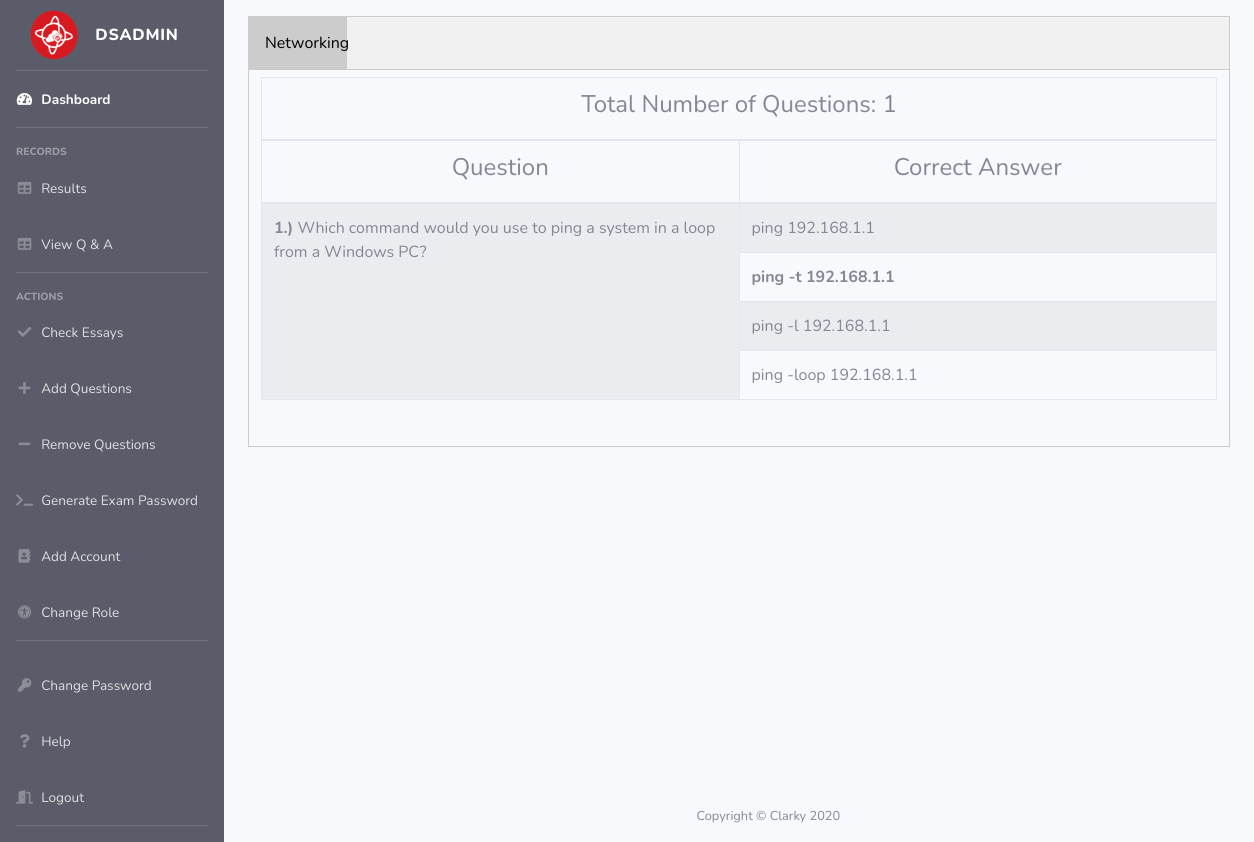
Page /showquestions.php (signed in) on the committed database.
### tables this page shows
CREATE TABLE `questions` (
  `q_id` int(100) NOT NULL AUTO_INCREMENT,
  `question` varchar(10000) NOT NULL,
  `ans` int(100) NOT NULL,
  `cat_id` int(11) NOT NULL,
  `fin` int(11) NOT NULL,
  PRIMARY KEY (`q_id`)
);

CREATE TABLE `answers` (
  `a_id` int(100) NOT NULL AUTO_INCREMENT,
  `ans` varchar(10000) NOT NULL,
  `ans_id` int(100) NOT NULL,
  PRIMARY KEY (`a_id`)
);

### showquestions.php (the view, shortened to what this page needs)
<?php
include('connect.php');
?>
<!DOCTYPE html>
<html>
<head>
	<link rel="stylesheet" href="https://maxcdn.bootstrapcdn.com/bootstrap/4.0.0/css/bootstrap.min.css">
  <link rel="stylesheet" type="text/css" href="style.css">
  <link href="vendor/fontawesome-free/css/all.min.css" rel="stylesheet" type="text/css">
  <link href="css/sb-admin-2.min.css" rel="stylesheet">
</head>
<body id="page-top" onload="document.getElementById('1q').click();">
 <?php include('landing-bar.php');?>
    <div id="content-wrapper" class="d-flex flex-column">
        <div class="container-fluid">
           <div class="tab">
            <?php
            $q1 = "select MIN(cat_id) As cat_id from questions GROUP BY cat_id";
              $query1 = mysqli_query($con, $q1);
      while($value1 = mysqli_fetch_array($query1)){
        if($value1['cat_id'] == 1){
            $name1 = "Networking";
        }
            ?>
  <button class="tablinks" onclick="openCity(event, <?php echo $value1['cat_id']; ?>)" id = "<?php echo $value1['cat_id']."q"; ?>"><?php echo $name1; ?></button>
  <?php
  }
  ?>
</div>
<?php
      $q2 = "select MIN(cat_id) As cid, COUNT(q_id) As lid from questions GROUP BY cat_id";
      $query2 = mysqli_query($con, $q2);
      while($value2 = mysqli_fetch_array($query2)){
?>
<div id="<?php echo $value2['cid']; ?>" class="tabcontent">
  <div class="row">
        <div class="input col-md-1 col-xs-2">
        </div>
    </div>
     <table class="table table-striped table-hover table-condensed table-bordered fixed" id="Tabla">
       <thead>
                <tr class="info">
                  <td colspan = "2"><h4 align = "center">Total Number of Questions: <?php echo $value2['lid']; ?></h4></td>
                </tr>
                <tr class="info">
                  <?php
                    if ($value2['cid'] == 9){
                      ?>
                      <td><h4 align = "center">Question</h4></td>
                      <?php
                    }
                    else{
                    ?>
                    <td><h4 align = "center">Question</h4></td>
                    <td><h4 align = "center">Correct Answer</h4></td>
                  <?php } ?>
                </tr>
                 </thead>
                <tbody id="TablaFamilias">
            <?php
            $val = $value2['cid'];
            $q3 = "select * from questions WHERE cat_id = $val";
                $query3 = mysqli_query($con, $q3);
                while($value3 = mysqli_fetch_array($query3)){
                  $qans = $value3['ans'];
                  $qq = $value3['q_id'];
                  ?>
                  <tr>
                      <?php
                      if ($value2['cid'] != 9){
                      ?>
                        <td rowspan = "4" class = "count">
                          <?php echo $value3['question'];?>
                        </td>
                  <?php
                }
                else{
                  ?>
                        <td class = "count">
                          <?php echo $value3['question'];?>
                        </td>
                  <?php
                }
                   $q4 = "select * from answers WHERE ans_id = $qq";
                    $query4 = mysqli_query($con, $q4);
                    while($value4 = mysqli_fetch_array($query4)){
                      if ($value2['cid'] != 9){
                  ?>
                        <td width = '50%'>
                            <?php
                            $q5 = "select * from answers WHERE a_id = $qans";
                            $query5 = mysqli_query($con, $q5);
                            if($value5 = mysqli_fetch_array($query5)){
                              if($value4['ans'] == $value5['ans']){
                                ?>
                                  <b><?php echo $value5['ans']; ?><b><br>
                                <?php
                            }
                              else{
                                ?>
                                  <?php echo $value4['ans']; ?><br>
                                <?php
                              }
                            ?>
                          </td>
                      </tr>
                  <?php
                    }
                  }
                }
              }
            ?>
     </tbody>
    </table>
    <br>
    </div>
<?php
}
?>
<?php include('footer.php'); ?>
</body>
</html>

### style.css (style rules this page uses)
.tab { overflow: hidden; border: 1px solid #ccc; background-color: #f1f1f1; }
.tab button { background-color: inherit; float: inherit; border: none; outline: none; cursor: pointer; padding: 14px 16px; transition: 0.3s; width:10%; }
.tab button.active { background-color: #ccc; }
.tabcontent { display: none; padding: 6px 12px; border: 1px solid #ccc; border-top: none; }
.tabcontent { animation: fadeEffect 1s; }

### showquestions.php (style rules this page uses)
.count::before { counter-increment: tdCounter; content: counter(tdCounter) '' ".)"; font-weight:bold; }
body { counter-reset: tdCounter; }

### rows in the picture
questions: question "Which command would you use to ping a system in a loop from a Windows PC?"
answers: ans "ping 192.168.1.1"
answers: ans "ping -t 192.168.1.1"
answers: ans "ping -l 192.168.1.1"
answers: ans "ping -loop 192.168.1.1"

### other values in the picture
$_SESSION['username'] "DSADMIN"
$name1 "Networking"
$value2['lid'] "1"
